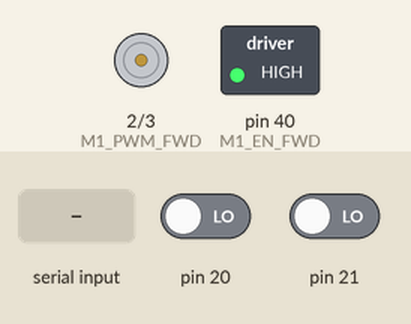
Recording of a sketch running on a simulated Arduino Mega 2560, built with avr-gcc and run on an emulated ATmega2560. Shown: motor-driver pin pairs drawn as motors (green arrow = first pin HIGH = forward, orange = second pin HIGH = backward, longer = more drive), switched loads named in the sketch (green lamp = pin HIGH). Inputs (shaded band) come from the test bench; at power-on: pin 20 LOW, pin 21 LOW. What the sketch prints to the serial monitor is not drawn.

Above: at 1.2 s.
1.3 s: "8" received over Serial
At 2.6 s:
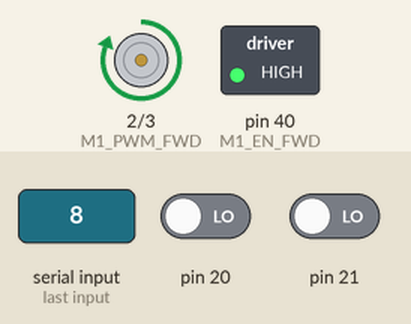
3.2 s: "2" received over Serial
At 4.0 s:
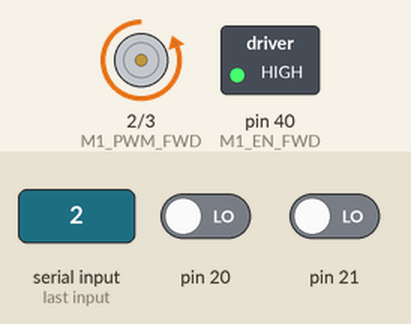
8.2 s: "0" received over Serial
At 8.5 s:
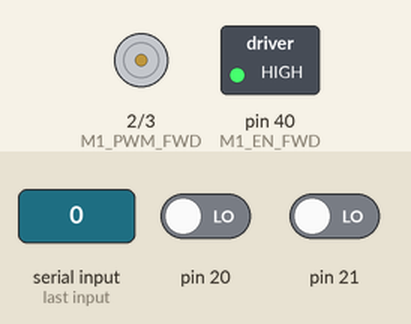
Timing chart, 0 to 11.2 s (numbered marks = the images above; inputs shaded):
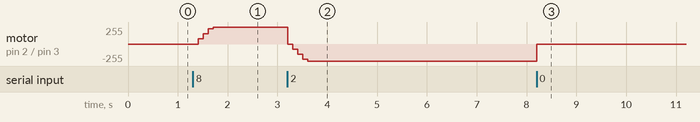

Measured:
- after the input at 1.3 s, motor on pin 2 (M1_PWM_FWD) / pin 3 (M1_PWM_REV): stopped → forward 76/255 after 0.11 s, → forward 152/255 0.10 s later, → forward 228/255 0.10 s later, → forward 255/255 0.10 s later
- after the input at 3.2 s, motor on pin 2 (M1_PWM_FWD) / pin 3 (M1_PWM_REV): moves from forward 255/255 to backward 255/255 over 0.41 s, starting at once
- after the input at 8.2 s, motor on pin 2 (M1_PWM_FWD) / pin 3 (M1_PWM_REV): backward 255/255 → stopped at once

The sketch:

motorPIDConfiguration.ino
```cpp
#define USE_TIMER_5 true


#include "TimerInterrupt.h"        //https://github.com/khoih-prog/TimerInterrupt
#include "ISR_Timer.h"              //https://github.com/khoih-prog/TimerInterrupt

const unsigned long int TIMER_INTERVAL_MS=50L;
const float gear_ratio = 2800/60;
const unsigned int PPR_basemotor = 500*4;
const unsigned long int MOTOR_PPR = PPR_basemotor*gear_ratio;
const double OMEGA_MULTIPLIER = MOTOR_PPR*TIMER_INTERVAL_MS/1000; // rotation per second calculation inverse

const int K_SPEED2PWM=255; //PWM per rps
const float SPEED_DEFAULT_SETPOINT = .6; // rotation per second


int M1_PWM_setpoint = 0;

// PID varaibles and parameters

const double Kp = 0.8;     //0.7 0.4 0.01 lim+-0.4
const double Ki = 0.0;
const double Kd = 0.015;
const double Kaw = 0.1;

double error = 0.0;
double prop = 0.0;
double integral = 0.0;
double differ = 0.0;
double update = 0.0;
double T = 0.0; // Sampling time in seconds

double prev_measurement = 0.0;

double min_input_limit = -0.3;
double max_input_limit = 0.3;

unsigned long last_sampling_time;

//PID Parameters end!

// Time reference for plotting data
unsigned long old_time = micros();

typedef enum{
  STOP,
  FORWARD,
  REVERSE
}motorstatedef;

typedef union {
  float motor_speed;
  byte bin[4];
} speedvar;

typedef union {
  float time;
  byte bin[4];
} time_in_secs;

time_in_secs t;

motorstatedef current_motor_state = STOP;

// ---------- M1 Variables START------------------
// Motor1 connections
const int M1_PWM_FWD = 2; //
const int M1_PWM_REV = 3; //
const int M1_EN_FWD = 40;
const int M1_EN_REV = 40;

// Variable for switching forward and reverse
unsigned int M1_PWM = 0;

// Variables for encoder data count
unsigned int enc_A_M1_count = 0;
unsigned int enc_B_M1_count = 0;


//Variable for storing omega of M1
speedvar M1_omega;
speedvar speed_setpoint ;

// ---------- M1 Variables END------------------


void setup() {
  //  Starting of serial communication
  Serial.begin(115200);


  // Init timer ITimer3
  ITimer5.init();

  //ITimer5.attachInterruptInterval(TIMER_INTERVAL_MS, TimerHandler);
  // Interval in unsigned long millisecs
  if (ITimer5.attachInterruptInterval(TIMER_INTERVAL_MS, TimerHandler))
    Serial.println("Starting  ITimer OK, millis() = " + String(millis()));
  else
    Serial.println("Can't set ITimer. Select another freq. or timer");


  // ---------- Motor 1 settings START--------------
  // Motor 1 pin setup
  pinMode(M1_PWM_FWD, OUTPUT);
  pinMode(M1_PWM_REV, OUTPUT);
  pinMode(M1_EN_FWD, OUTPUT);
  pinMode(M1_EN_REV, OUTPUT);

  // Attaching interrupt to encoder pins
  attachInterrupt(digitalPinToInterrupt(20),encoderA_M1,CHANGE);
  attachInterrupt(digitalPinToInterrupt(21),encoderA_M1,CHANGE);

  digitalWrite(M1_EN_FWD, HIGH);
  digitalWrite(M1_EN_REV, HIGH);

  // ---------- Motor 1 setting ENDS --------------

}
 long time_start = millis();
void loop() {

  /*long time_end = millis();
  Serial.print("TIME FOR LOOP in millis:  ------- >>>>  ");
  Serial.println(time_end - time_start);
  time_start = time_end;
  */
    if (Serial.available()) {
      char inChar = (char)Serial.read();
      Serial.println("DEBUG ARDUINO: Data Received : ");
      Serial.println(inChar);
      Serial.read();

    switch(inChar){                            // Switch Cases for Motor Direction
      case '0':
        stopMotor();
        //Serial.println("DEBUG ARDUINO: stopMotor");
        break;
      case '8':
        forward();
        //Serial.println("DEBUG ARDUINO: forward");
        break;
      case '2':
        reverse();
       //Serial.println("DEBUG ARDUINO: reverse");
        break;
      case '4':
        decrSpeed();
        //Serial.println("DEBUG ARDUINO: decrSpeed");
        break;
      case '6':
        incrSpeed();
        //Serial.println("DEBUG ARDUINO: incrSpeed");
        break;
      default:
        stopMotor();
       Serial.print(inChar);
        //Serial.println("DEBUG ARDUINO:  ------- stopMotor ");
        break;
    }


  }

  if(M1_PWM)
  {
    double delta_speed = PID_calculation(speed_setpoint.motor_speed, M1_omega.motor_speed);
    if(delta_speed != 0)
    {
      M1_PWM_setpoint += K_SPEED2PWM*delta_speed;
      // Using Contrain to limit the PWM input to the Motors
      M1_PWM_setpoint = constrain(M1_PWM_setpoint, 0, 255);
      analogWrite(M1_PWM, M1_PWM_setpoint);
      Serial.print(" PWM: ");
      Serial.println(M1_PWM_setpoint);
      //Serial.print("DEBUG ARDUINO: delta speed: ");
      //Serial.println(delta_speed);
    }
  }

  send_serial_log_data();

}

double PID_calculation(double setpoint, double measurement){
  error = setpoint - measurement;

  unsigned long  now = millis();
  T = ((double)(now -last_sampling_time))/1000;
  if(T < 0.1){
    return 0.0f;
  }


  prop = Kp*error;


  if(abs(Ki) > 0.0)
  {
    //Serial.print("DEBUG ARDUINO: before integral update --- ");
    //Serial.println(integral);
    integral = integral + Ki*T*error;
  }

  //Serial.print("DEBUG ARDUINO: After integral update --- ");
  //Serial.println(integral);

  // Avoiding derivative kick by removing change in setpoint from the derivative calc
  if(abs(Kd) > 0.0)
    differ = -Kd*(measurement-prev_measurement)*(1/T);

  update = prop + integral  + differ;


  // Anti integral windup and output saturation
  if(update > max_input_limit){
    //Serial.print("DEBUG ARDUINO: Limiting MAX ");
    if(Ki != 0)
      integral = integral - Kaw*(update - max_input_limit);
    update = max_input_limit;
  } else if (update < min_input_limit){
    //Serial.print("DEBUG ARDUINO: Limiting MIN ");
    if(Ki != 0)
      integral = integral + Kaw*(min_input_limit - update);
    update = min_input_limit;
  }

  prev_measurement = measurement;
  last_sampling_time = now;

  Serial.print("DEBUG ARDUINO: error: ");
  Serial.print(error);
  Serial.print("  T: ");
  Serial.print(T);
  Serial.print(" P: ");
  Serial.print(prop);
  Serial.print(" I: ");
  Serial.print(integral);
  Serial.print(" D: ");
  Serial.print(differ);
  Serial.print(" update: ");
  Serial.print(update);

  return update;

}

void reset_control(){
  error = 0;
  integral = 0;
  prev_measurement = 0;
  last_sampling_time = millis();
  noInterrupts();
  enc_A_M1_count = 0;
  M1_omega.motor_speed = 0;
  interrupts();
}

void send_serial_log_data()
{

    long elapsed_time = 0;
    unsigned long current_time = 0;
    int direction_sign = 1;

    current_time = micros();
    //Serial.println(current_time);
    //Serial.println(old_time);
    elapsed_time = current_time - old_time;
    //Serial.println(elapsed_time);

    if(current_motor_state == REVERSE)
      direction_sign = -1;
    speedvar M1_w = M1_omega;
    speedvar M1_sp = speed_setpoint;

    M1_w.motor_speed = direction_sign*M1_w.motor_speed;
    M1_sp.motor_speed = direction_sign*M1_sp.motor_speed;
    Serial.print("*");
    t.time = (double)elapsed_time/1000000.0f;
    Serial.write(t.bin,4);
    Serial.write(M1_w.bin,4);
    Serial.write(M1_sp.bin,4);
}

// Direction Functions
void forward() {
   if(current_motor_state == FORWARD)
    return;
  else if(current_motor_state == REVERSE)
  {
    stopMotor();
    reset_control();
  }
  current_motor_state = FORWARD;
  speed_setpoint.motor_speed = SPEED_DEFAULT_SETPOINT;
  M1_PWM = M1_PWM_FWD;
  last_sampling_time = millis();

 }

void reverse() {
 if(current_motor_state == REVERSE)
    return;
  else if(current_motor_state == FORWARD)
  {
    stopMotor();
    reset_control();
  }

  current_motor_state = REVERSE;
  speed_setpoint.motor_speed = SPEED_DEFAULT_SETPOINT;
  M1_PWM = M1_PWM_REV;
  last_sampling_time = millis();
}


void stopMotor()
{
  if(current_motor_state == STOP)
    return;
  current_motor_state = STOP;
  M1_PWM = 0;
  speed_setpoint.motor_speed = 0;
  M1_PWM_setpoint = 0;
  analogWrite(M1_PWM_FWD, M1_PWM_setpoint);
  analogWrite(M1_PWM_REV, M1_PWM_setpoint);
}


//  Speed increament Function | 0.2 RPS/increament
void incrSpeed()
{
  speed_setpoint.motor_speed += 0.05;
  speed_setpoint.motor_speed = min(1, speed_setpoint.motor_speed);

  //Serial.print("DEBUG ARDUINO: incr speed: ");
  Serial.println(speed_setpoint.motor_speed);
}

//  Speed decreament Function | 0.2 RPS/decreament
void decrSpeed()
{
  speed_setpoint.motor_speed -= 0.05;
  speed_setpoint.motor_speed = max(0, speed_setpoint.motor_speed);

  //Serial.print("DEBUG ARDUINO: decr speed --- ");
  Serial.println(speed_setpoint.motor_speed);
}

void encoderA_M1(){
  enc_A_M1_count++;
  //Serial.print("DEBUG ARDUINO: inside ISR -------------------------- ");

}
void encoderB_M1(){
  enc_B_M1_count++;

}

void TimerHandler()
{
  unsigned long int encoder_count = enc_A_M1_count;
  noInterrupts();
  enc_A_M1_count = 0;
  interrupts();

  M1_omega.motor_speed = ((double)encoder_count)/OMEGA_MULTIPLIER;
  //Serial.print("DEBUG ARDUINO: Speed Calculation - --- ");
  //Serial.println(M1_omega.motor_speed);
}
```

motor.cpp
```cpp
#include "motor.h"

Motor::Motor(unsigned int pin_PWM_FWD, unsigned int pin_PWM_REV, unsigned int pin_EN)
{
  _pin_PWM_FWD = pin_PWM_FWD;
  _pin_PWM_REV = pin_PWM_REV;
  _pin_EN = pin_EN;

  pinMode(_pin_PWM_FWD, OUTPUT);
  pinMode(_pin_PWM_REV, OUTPUT);
  pinMode(_pin_EN, OUTPUT);

}

void Motor::setMotorSpeed(float motor_speed)
{
  _motor_speed = motor_speed;
}

void Motor::setMotorPWM(unsigned int pwm_input){
  _pwm_input = pwm_input;
}

void Motor::writeMotorPWM(unsigned int  pwm_input){
  _pwm_input = pwm_input;
  analogWrite(_pin_PWM, _pwm_input);
}

void Motor::offMotor()
{
  if(_current_motor_state == OFF)
    return;
  _current_motor_state = OFF;
  _pin_PWM = 0;
  analogWrite(_pin_PWM_FWD, 0);
  analogWrite(_pin_PWM_REV, 0);
}

// Direction Functions
void Motor::setCCW() {
  if(_current_motor_state == CCW)
    return;
  else if(_current_motor_state == CW)
    offMotor();

  _current_motor_state = CCW;

  _pin_PWM = _pin_PWM_FWD;
}

void Motor::setCW() {
  if(_current_motor_state == CW)
    return;
  else if(_current_motor_state == CCW)
    offMotor();

  _current_motor_state = CW;

  _pin_PWM = _pin_PWM_REV;
}


//  PWM increment Function
void Motor::incrPWM()
{
  int pwm_input = _pwm_input + DELTA_PWM;
  pwm_input  = min(pwm_input, 255);
  writeMotorPWM(pwm_input);
}

//  PWM decrement Function
void Motor::decrPWM()
{
  int pwm_input = _pwm_input + DELTA_PWM;
  pwm_input  = max(pwm_input, 0);
  writeMotorPWM(pwm_input);
}

motorstatedef Motor::getMotorState()
{
  return _current_motor_state;
}

unsigned int Motor::getMotorPWM()
{
  return _pwm_input;
}

float Motor::getMotorSpeed()
{
  return _motor_speed;
}
```

motor.h
```cpp
#ifndef Motor_h
#define Motor_h

#include "Arduino.h"

const float gear_ratio = 2800/60;
const unsigned int PPR_basemotor = 500;
const unsigned long int MOTOR_PPR = PPR_basemotor*gear_ratio;

const int K_SPEED2PWM=255; //PWM per rps

//Change in pwm while incrementing or decrementing the speed
const unsigned int DELTA_PWM = 5;


//enum type for representing the motor state
typedef enum{
  OFF,
  CCW,
  CW
}motorstatedef;

// Structure for storing quadrature encoder count
typedef struct {
  unsigned int enc_A_count;
  unsigned int enc_B_count;
}encodercount;

class Motor {
public:
	Motor(unsigned int _pin_PWM_FWD, unsigned int _pin_PWM_REV, unsigned int _pin_EN);

  /* ISR for both the encoders*/
  void incrEncoderA();
  void incrEncoderB();

  encodercount getEncoderCounts();

  void resetEncoderCounts();

  void setMotorPWM(unsigned int pwm_input);

  void writeMotorPWM(unsigned int  pwm_input);

  void setMotorSpeed(float motor_speed);

  void offMotor();

  void setCCW();
  void setCW();
  void incrPWM();
  void decrPWM();

  motorstatedef getMotorState();

  unsigned int getMotorPWM();

  float getMotorSpeed();


private:
  unsigned int _pin_PWM_FWD; //pin to which PWM for Forward direction is connected
  unsigned int _pin_PWM_REV; //pin to which PWM for Reverse direction is connected
  unsigned int _pin_EN;  // Enable pin - though the motor has two pins for enable - assuming shorted together

  unsigned int _pin_encA; // Pin to which Encoder A pulses are connected
  unsigned int _pin_encB; // Pin to which Encoder B pulses are connected


  motorstatedef _current_motor_state = OFF;

  unsigned int _pwm_input = 0;

  unsigned int _pin_PWM = 0;

  float _motor_speed;

};
#endif
```
